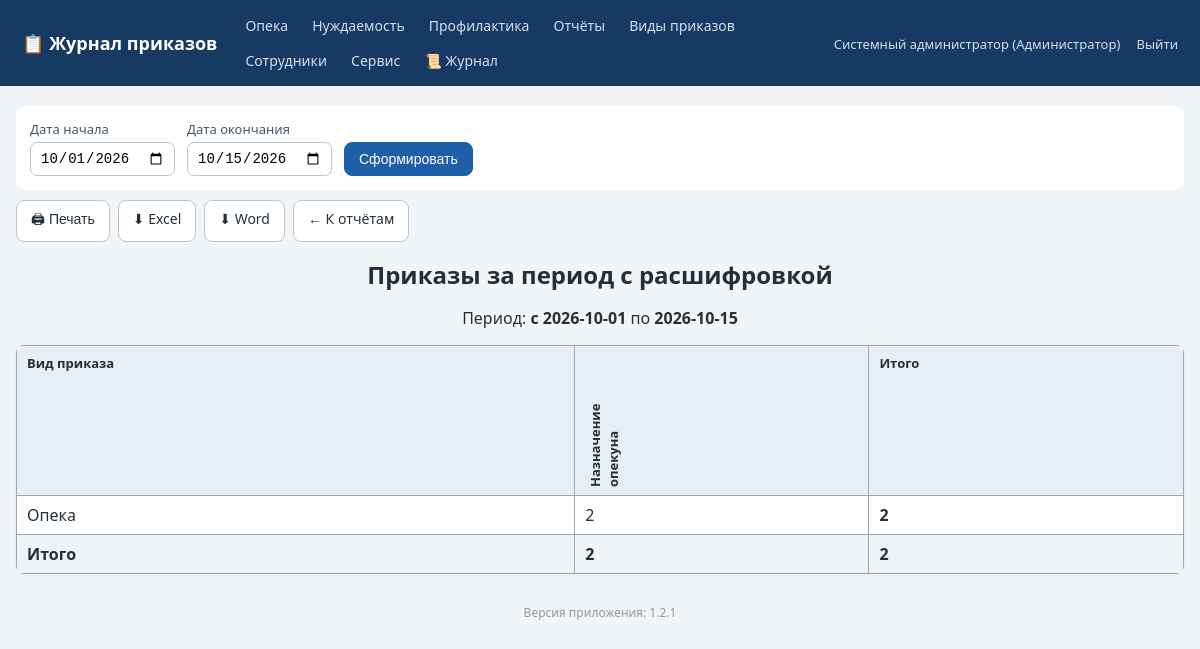
The page /reports/by_period_detail (signed in) on the database its author committed.
### tables this page shows
CREATE TABLE employees (
    id INTEGER PRIMARY KEY AUTOINCREMENT,
    full_name TEXT NOT NULL,
    position TEXT NOT NULL DEFAULT '',
    login TEXT UNIQUE,
    password_hash TEXT,
    role_id INTEGER REFERENCES roles(id)
, pwd_changed_at TEXT);

CREATE TABLE roles (
    id INTEGER PRIMARY KEY AUTOINCREMENT,
    name TEXT UNIQUE NOT NULL
);

CREATE TABLE order_types (
    id INTEGER PRIMARY KEY AUTOINCREMENT,
    kind TEXT NOT NULL,              -- вид приказа (название журнала)
    name TEXT NOT NULL,              -- наименование приказа
    UNIQUE(kind, name)
);

### app.py (the view)
@app.route('/reports/by_period_detail')
def report_by_period_detail():
    user = current_user()
    if not user or user['role_name'] not in ('Администратор', 'Куратор'):
        abort(403)
    d1, d2 = _report_period()
    rows = _query_report_rows(d1, d2)
    matrix = {}
    col_names = set()
    for r in rows:
        kind = JOURNAL_TITLES[r['journal']]
        name = r['type_name'] or '(не указан)'
        col_names.add(name)
        matrix.setdefault(kind, {})
        matrix[kind][name] = matrix[kind].get(name, 0) + 1
    cols = sorted(col_names)
    table = []
    for kind in [JOURNAL_TITLES[j] for j in JOURNAL_TYPES]:
        if kind in matrix:
            table.append([kind] + [matrix[kind].get(c, 0) for c in cols])
    totals = [sum(row[i] for row in table) for i in range(1, len(cols) + 1)] if table else []
    fmt = request.args.get('fmt')
    if fmt == 'xlsx':
        return _export_xlsx_matrix(d1, d2, ('Вид приказа',) + tuple(cols), table, totals,
                                   'Приказы за период с расшифровкой')
    if fmt == 'docx':
        return _export_docx_matrix(d1, d2, ('Вид приказа',) + tuple(cols), table, totals,
                                   'Приказы за период с расшифровкой')
    return render_template('report_matrix.html', title='Приказы за период с расшифровкой',
                           d1=d1, d2=d2, cols=cols, table=table, totals=totals,
                           base_url=url_for('report_by_period_detail'))

### app.py (called while the page is built)
@app.after_request
def log_request(response):
    try:
        uid = session.get('user_id')
        status = response.status_code
        lvl = logging.WARNING if status >= 400 else logging.INFO
        log.log(lvl, f'[HTTP] {request.method} {request.path} -> {status} '
                     f'(IP: {request.remote_addr}, user_id: {uid or "-"})')
        if status == 403:
            audit('ОТКАЗ В ДОСТУПЕ (403)', f'{request.method} {request.path}')
        if (request.endpoint == 'login' and request.method == 'POST'
                and status == 200):
            log.warning(f'[БЕЗОПАСНОСТЬ] Неудачная попытка входа: логин '
                        f"'{request.form.get('login','')}' от IP "
                        f"{request.remote_addr}")
    except Exception:
        pass
    return response

def get_db():
    conn = sqlite3.connect(DB_PATH)
    conn.row_factory = sqlite3.Row
    conn.execute('PRAGMA foreign_keys = ON')
    return conn

def current_user():
    uid = session.get('user_id')
    if not uid:
        return None
    conn = get_db()
    u = conn.execute('SELECT e.*, r.name AS role_name FROM employees e '
                     'LEFT JOIN roles r ON r.id=e.role_id WHERE e.id=?', (uid,)).fetchone()
    conn.close()
    return u

def can_access_journal(user, journal):
    if not user:
        return False
    if user['role_name'] == 'Администратор':
        return True
    return user['role_name'] in ROLE_ACCESS[journal]

@app.before_request
def _guard():
    open_exceptions = ('login', 'logout', 'static')
    if request.endpoint in open_exceptions:
        return
    if not session.get('user_id'):
        return redirect(url_for('login'))

@app.context_processor
def inject_globals():
    user = current_user()
    journals = [j for j in JOURNAL_TYPES if user and can_access_journal(user, j)]
    return dict(
        cu=user,
        accessible_journals=[(j, JOURNAL_TITLES[j]) for j in journals],
        all_journals=[(j, JOURNAL_TITLES[j]) for j in JOURNAL_TYPES],
        journal_titles=JOURNAL_TITLES,
        all_roles=ALL_ROLES,
        app_version=APP_VERSION,
    )

def _report_period():
    d1 = request.args.get('d1') or date.today().replace(day=1).isoformat()
    d2 = request.args.get('d2') or date.today().isoformat()
    return d1, d2

### templates/report_matrix.html
{% extends 'base.html' %}
{% block content %}
<div class="no-print">
  <form method="get" class="period-form">
    <label>Дата начала <input type="date" name="d1" value="{{ d1 }}"></label>
    <label>Дата окончания <input type="date" name="d2" value="{{ d2 }}"></label>
    <button class="btn primary">Сформировать</button>
  </form>
  <div class="toolbar">
    <button class="btn" onclick="window.print()">🖨 Печать</button>
    <a class="btn" href="?d1={{ d1 }}&d2={{ d2 }}&fmt=xlsx">⬇ Excel</a>
    <a class="btn" href="?d1={{ d1 }}&d2={{ d2 }}&fmt=docx">⬇ Word</a>
    <a class="btn" href="{{ url_for('reports') }}">← К отчётам</a>
  </div>
</div>
<div class="printable">
  <h1 class="rep-title">{{ title }}</h1>
  <p class="rep-period">Период: <b>с {{ d1 }}</b> по <b>{{ d2 }}</b></p>
  <table class="grid bordered">
    <tr><th>Вид приказа</th>{% for c in cols %}<th class="rot">{{ c }}</th>{% endfor %}<th>Итого</th></tr>
    {% for row in table %}
    <tr>{% for cell in row %}<td>{{ cell }}</td>{% endfor %}<td><b>{{ row[1:] | sum }}</b></td></tr>
    {% else %}
    <tr><td colspan="{{ cols|length + 2 }}" class="empty">Нет данных за период</td></tr>
    {% endfor %}
    {% if table %}
    <tr class="totalrow"><td><b>Итого</b></td>
      {% for t in totals %}<td><b>{{ t }}</b></td>{% endfor %}
      <td><b>{{ totals | sum }}</b></td></tr>
    {% endif %}
  </table>
</div>
{% endblock %}

### templates/base.html (shortened to what this page needs)
<!DOCTYPE html>
<html lang="ru">
<head>
<link rel="stylesheet" href="{{ url_for('static', filename='style.css') }}">
</head>
<body>
<header class="topbar no-print">
  <div class="brand"><a href="{{ url_for('index') }}">📋 Журнал приказов</a></div>
  <nav>
    {% for j, t in accessible_journals %}
      <a href="{{ url_for('journal_list', journal=j) }}">{{ t }}</a>
    {% endfor %}
    {% if cu and (cu.role_name in ['Администратор','Куратор']) %}
      <a href="{{ url_for('reports') }}">Отчёты</a>
    {% endif %}
    <a href="{{ url_for('order_types') }}">Виды приказов</a>
    {% if cu and cu.role_name == 'Администратор' %}
      <a href="{{ url_for('employees') }}">Сотрудники</a>
      <a href="{{ url_for('service') }}">Сервис</a>
      <a href="{{ url_for('logs_view') }}" title="Журнал логирования">📜 Журнал</a>
    {% endif %}
  </nav>
  <div class="userbox">
    {% if cu %}
      <a href="{{ url_for('profile') }}" title="Сменить пароль">{{ cu.full_name }} ({{ cu.role_name }})</a>
      <a href="{{ url_for('logout') }}">Выйти</a>
    {% endif %}
  </div>
</header>
<main class="container">
  {% block content %}{% endblock %}
</main>
<footer class="foot no-print">Версия приложения: {{ app_version }}</footer>
</body>
</html>

### static/style.css (style rules this page uses)
:root { --bs:#1f5fa9;--bg:#f2f5f8;--tx:#22303c; }
* { box-sizing:border-box }
body { margin:0;font-family:"Segoe UI",Arial,sans-serif;background:var(--bg);color:var(--tx); }
a { color:var(--bs); }
.topbar { display:flex;align-items:center;gap:18px;flex-wrap:wrap;background:#173a63;color:#fff;padding:10px 22px; }
.topbar .brand a { color:#fff;font-weight:700;font-size:18px;text-decoration:none; }
.topbar nav { display:flex;gap:4px;flex-wrap:wrap;flex:1; }
.topbar nav a { color:#cfe0f5;text-decoration:none;padding:6px 10px;border-radius:6px;font-size:14px; }
.userbox a { color:#cfe0f5;text-decoration:none;font-size:13px;margin-left:12px; }
.container { max-width:1200px;margin:20px auto;padding:0 16px; }
h1 { font-size:24px; }
label { display:flex;flex-direction:column;font-size:13px;gap:4px;color:#44556a; }
input,select { padding:7px 9px;border:1px solid #b9c6d3;border-radius:7px;font-size:14px;background:#fff; }
.btn { display:inline-block;padding:8px 14px;border-radius:8px;border:1px solid #b9c6d3;background:#fff;color:var(--tx);cursor:pointer;font-size:14px;text-decoration:none; }
.btn.primary { background:var(--bs);border-color:var(--bs);color:#fff; }
table.grid { width:100%;border-collapse:collapse;background:#fff;margin:14px 0;box-shadow:0 1px 4px rgba(0,0,0,.06);border-radius:8px;overflow:hidden; }
.grid th { background:#e8eef5;font-size:13px;text-align:left; }
.grid th,.grid td { padding:8px 10px;border-bottom:1px solid #e2e8ef;vertical-align:top; }
.bordered th,.bordered td { border:1px solid #9aa7b4; }
.totalrow td { background:#eef3f8; }
.period-form { display:flex;gap:12px;flex-wrap:wrap;align-items:end;background:#fff;padding:14px;border-radius:10px;margin-bottom:10px; }
.toolbar { display:flex;gap:8px;margin-bottom:14px;flex-wrap:wrap; }
.rep-title { text-align:center;margin-bottom:4px; }
.rep-period { text-align:center; }
.rot { writing-mode:vertical-rl;transform:rotate(180deg);max-height:150px;font-size:12px; }
.foot { text-align:center;color:#8a99a8;font-size:12px;margin:30px 0; }

### rows shown on the page
employees: full_name "Системный администратор"
roles: role_name "Администратор"
order_types: name "Назначение опекуна"

### other values the page prints
{{ t }} "Опека" "Нуждаемость" "Профилактика"
{{ title }} "Приказы за период с расшифровкой"
{{ d1 }} "2026-10-01"
{{ d2 }} "2026-10-15"
{{ cell }} "Опека" "2"
{{ row[1:] | sum }} "2"
{{ t }} "2"
{{ totals | sum }} "2"
{{ app_version }} "1.2.1"
